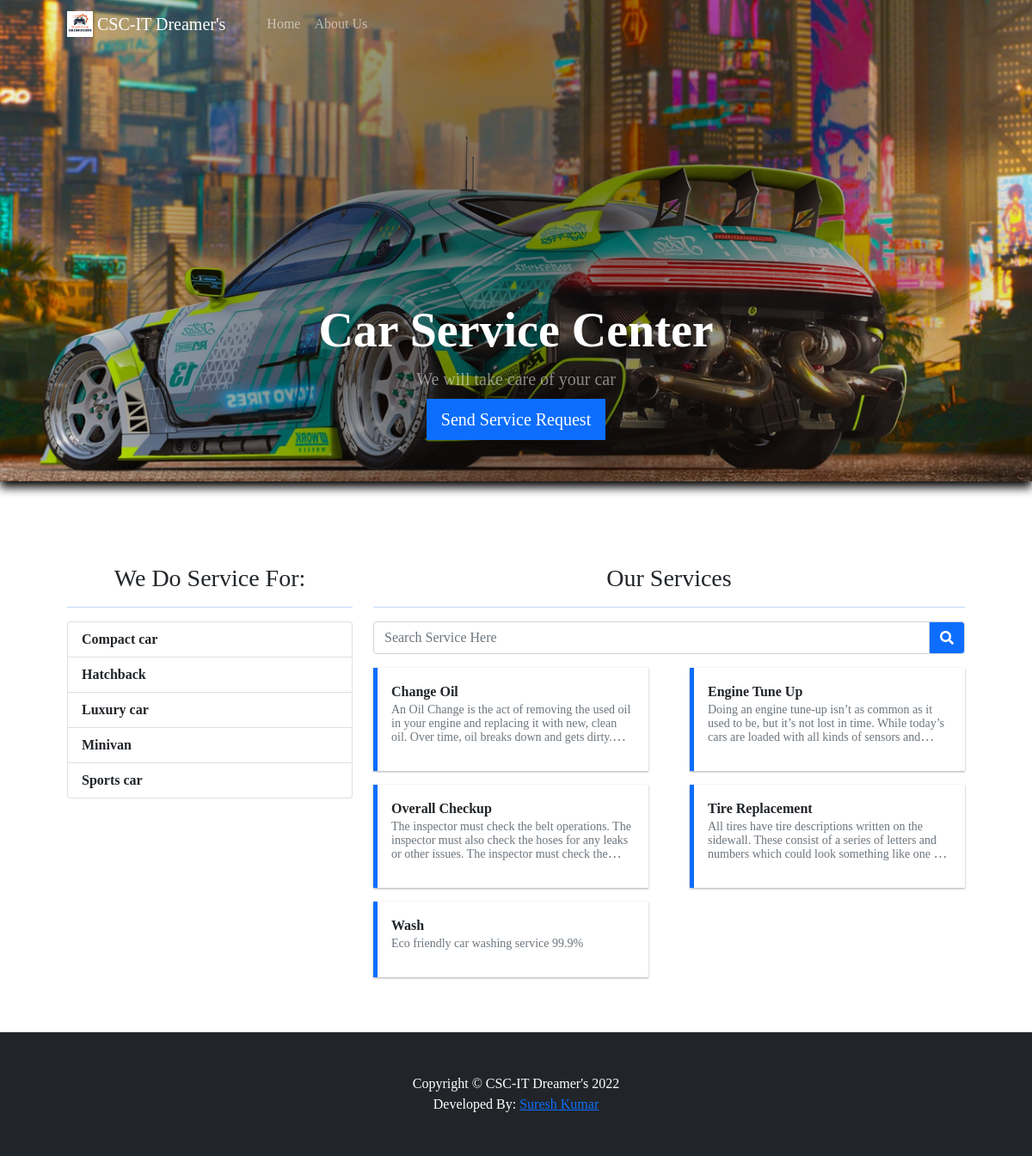
The page / on the database its author committed.
### tables this page shows
CREATE TABLE `categories` (
  `id` int(30) NOT NULL,
  `category` varchar(250) NOT NULL,
  `status` tinyint(1) NOT NULL DEFAULT 1,
  `date_created` datetime NOT NULL DEFAULT current_timestamp()
);

CREATE TABLE `service_list` (
  `id` int(30) NOT NULL,
  `service` text NOT NULL,
  `description` text NOT NULL,
  `status` tinyint(4) NOT NULL DEFAULT 1,
  `date_created` datetime NOT NULL DEFAULT current_timestamp()
);

### classes/DBConnection.php (called while the page is built, shortened)
<?php
class DBConnection{
    private $host = DB_SERVER;
    private $username = DB_USERNAME;
    private $password = DB_PASSWORD;
    private $database = DB_NAME;
    public $conn;
    public function __construct(){
        if (!isset($this->conn)) {
            $this->conn = new mysqli($this->host, $this->username, $this->password, $this->database);
        }
    }
}
?>

### classes/SystemSettings.php (called while the page is built, shortened)
<?php
class SystemSettings extends DBConnection{
	function info($field=''){
		if(!empty($field)){
			if(isset($_SESSION['system_info'][$field]))
				return $_SESSION['system_info'][$field];
			else
				return false;
		}else{
			return false;
		}
	}
}
$_settings = new SystemSettings();
?>

### config.php (called while the page is built, shortened)
<?php
require_once('classes/DBConnection.php');
require_once('classes/SystemSettings.php');
function validate_image($file){
	if(!empty($file)){
		if(is_file(base_app.$file)){
			return base_url.$file;
		}else{
			return base_url.'dist/img/no-image-available.png';
		}
	}else{
		return base_url.'dist/img/no-image-available.png';
	}
}
?>

### home.php (the view, shortened to what this page needs)
 <header class="bg-dark py-5" id="main-header">
    <div class="container h-100 d-flex align-items-end justify-content-center w-100">
        <div class="text-center text-white w-100">
            <h1 class="display-4 fw-bolder"><?php echo $_settings->info('name') ?></h1>
            <p class="lead fw-normal text-white-50 mb-0">We will take care of your car</p>
            <div class="col-auto mt-2">
                <button class="btn btn-primary btn-lg rounded-0" id="send_request" type="button">Send Service Request</button>
            </div>
        </div>
    </div>
</header>
<section class="py-5">
    <div class="container px-4 px-lg-5 mt-5">
        <div class="row">
            <div class="col-md-4">
                <h3 class="text-center">We Do Service For:</h3>
                <hr class="bg-primary opacity-100">
                <ul class="list-group">
                    <?php
                    $category = $conn->query("SELECT * FROM `categories` where status = 1 order by `category` asc");
                    while($row=$category->fetch_assoc()):
                    ?>
                    <li class="list-group-item"><b><?php echo $row['category'] ?></b></li>
                    <?php endwhile; ?>
                </ul>
            </div>
            <div class="col-md-8">
                <h3 class="text-center">Our Services</h3>
                <hr class="bg-primary opacity-100">
                <div class="form-group">
                <div class="input-group mb-3">
                    <input type="search" id="search" class="form-control" placeholder="Search Service Here" aria-label="Search Service Here" aria-describedby="basic-addon2">
                    <div class="input-group-append">
                        <span class="input-group-text bg-primary" id="basic-addon2"><i class="fa fa-search"></i></span>
                    </div>
                </div>
                </div>
                <div class="row gx-4 gx-lg-5 row-cols-1 row-cols-sm-1 row-cols-md-2 row-cols-xl-2" id="service_list">
                    <?php
                    $services = $conn->query("SELECT * FROM `service_list` where status = 1 order by `service`");
                    while($row= $services->fetch_assoc()):
                        $row['description'] = strip_tags(html_entity_decode(stripslashes($row['description'])));
                    ?>
                    <a class="col item text-decoration-none text-dark view_service" href="javascript:void(0)" data-id="<?php echo $row['id'] ?>">
                        <div class="callout callout-primary border-primary rounded-0">
                            <dl>
                                <dt><?php echo $row['service'] ?></dt>
                                <dd class="truncate-3 text-muted lh-1"><small><?php echo $row['description'] ?></small></dd>
                            </dl>
                        </div>
                    </a>
                    <?php endwhile; ?>
                </div>
            </div>
        </div>
    </div>
</section>

### index.php (shortened to what this page needs)
<?php require_once('config.php'); ?>
<!DOCTYPE html>
<html lang="en">
<?php require_once('inc/header.php') ?>
<body>
<?php require_once('inc/topBarNav.php') ?>
<?php $page = isset($_GET['p']) ? $_GET['p'] : 'home';  ?>
<?php
    if(!file_exists($page.".php") && !is_dir($page)){
        include '404.html';
    }else{
    if(is_dir($page))
        include $page.'/index.php';
    else
        include $page.'.php';
    }
?>
<?php require_once('inc/footer.php') ?>
</body>
</html>

### inc/header.php (shortened to what this page needs)
<head>
    <link rel="stylesheet" href="<?php echo base_url ?>plugins/fontawesome-free/css/all.min.css">
    <link rel="stylesheet" href="<?php echo base_url ?>plugins/tempusdominus-bootstrap-4/css/tempusdominus-bootstrap-4.min.css">
  <link rel="stylesheet" href="<?php echo base_url ?>plugins/datatables-bs4/css/dataTables.bootstrap4.min.css">
  <link rel="stylesheet" href="<?php echo base_url ?>plugins/datatables-responsive/css/responsive.bootstrap4.min.css">
  <link rel="stylesheet" href="<?php echo base_url ?>plugins/datatables-buttons/css/buttons.bootstrap4.min.css">
  <link rel="stylesheet" href="<?php echo base_url ?>plugins/select2/css/select2.min.css">
  <link rel="stylesheet" href="<?php echo base_url ?>plugins/select2-bootstrap4-theme/select2-bootstrap4.min.css">
    <link rel="stylesheet" href="<?php echo base_url ?>plugins/icheck-bootstrap/icheck-bootstrap.min.css">
    <link rel="stylesheet" href="<?php echo base_url ?>plugins/jqvmap/jqvmap.min.css">
    <link rel="stylesheet" href="<?php echo base_url ?>dist/css/adminlte.css">
    <link rel="stylesheet" href="<?php echo base_url ?>dist/css/custom.css">
    <link rel="stylesheet" href="<?php echo base_url ?>assets/css/styles.css">
    <link rel="stylesheet" href="<?php echo base_url ?>plugins/overlayScrollbars/css/OverlayScrollbars.min.css">
    <link rel="stylesheet" href="<?php echo base_url ?>plugins/daterangepicker/daterangepicker.css">
    <link rel="stylesheet" href="<?php echo base_url ?>plugins/summernote/summernote-bs4.min.css">
  <link rel="stylesheet" href="<?php echo base_url ?>plugins/sweetalert2-theme-bootstrap-4/bootstrap-4.min.css">
  </head>

### inc/topBarNav.php (shortened to what this page needs)
<nav class="navbar navbar-expand-lg navbar-dark bg-primary fixed-top" id="topNavBar">
            <div class="container px-4 px-lg-5 ">
                <a class="navbar-brand" href="./">
                <img src="<?php echo validate_image($_settings->info('logo')) ?>" width="30" height="30" class="d-inline-block align-top" alt="" loading="lazy">
                <?php echo $_settings->info('short_name') ?>
                </a>
                <div class="collapse navbar-collapse" id="navbarSupportedContent">
                    <ul class="navbar-nav me-auto mb-2 mb-lg-0 ms-lg-4">
                        <li class="nav-item"><a class="nav-link" aria-current="page" href="./">Home</a></li>
                        <li class="nav-item"><a class="nav-link" href="./?p=about">About Us</a></li>
                    </ul>
                </div>
            </div>
        </nav>

### inc/footer.php (shortened to what this page needs)
<footer class="py-5 bg-dark">
            <div class="container">
              <p class="m-0 text-center text-white">Copyright &copy; <?php echo $_settings->info('short_name') ?> 2022</p>
              <p class="m-0 text-center text-white">Developed By: <a href="mailto:sureshkumardp48@gmail.com">Suresh Kumar</a></p>
          </div>
        </footer>

### rows shown on the page
categories: category "Compact car"
categories: category "Hatchback"
categories: category "Luxury car"
categories: category "Minivan"
categories: category "Sports car"
service_list: service "Change Oil", description "An Oil Change is the act of removing the used oil in your engine and replacing it with new, clean oil. Over time, oil breaks down and gets…"
service_list: service "Engine Tune Up", description "Doing an engine tune-up isn’t as common as it used to be, but it’s not lost in time. While today’s cars are loaded with all kinds of sensors…"
service_list: service "Overall Checkup", description "The inspector must check the belt operations. The inspector must also check the hoses for any leaks or other issues. The inspector must check…"
service_list: service "Tire Replacement", description "All tires have tire descriptions written on the sidewall. These consist of a series of letters and numbers which could look something like one…"
service_list: service "Wash", description "Eco friendly car washing service 99.9%"

### other values the page prints
$_settings->info('short_name') "CSC-IT Dreamer's"
$_settings->info('name') "Car Service Center"
